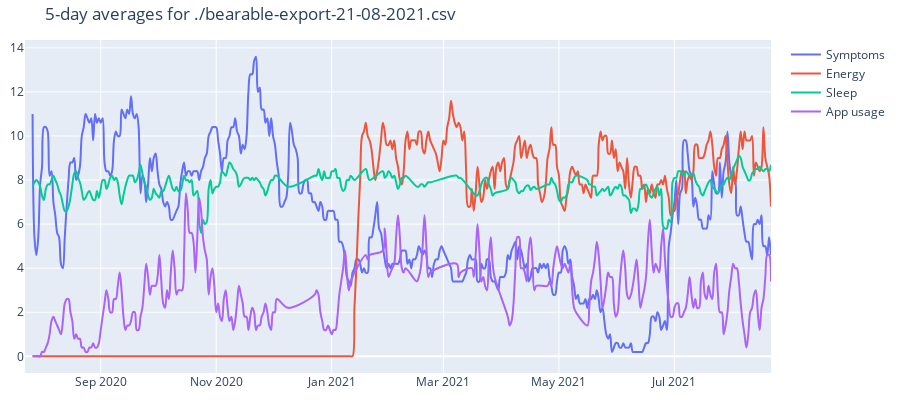

This figure's notebook cell:
### Code cell
fig_date = df_daily.date
fig_symp = df_daily.symptom_sum
fig_rolling = df_daily.symptom_avg
fig_energy = df_daily.energy_avg
fig_sleep = df_daily.sleep_avg
fig_app_usage = df_daily.app_usage
fig_app_usage_avg = df_daily.app_usage_avg
fig_notes = df_daily.notes

# print(df_daily)
# print(df_daily.loc[(df_daily['date'] == '2020-10-08')].index[0])

fig = go.Figure()
# fig.add_trace(go.Scatter(x=df_daily.date, y=fig_symp,
#                     mode='lines+text',
#                     name='Symptom score',
#                     line_shape='spline'
#                     # text=fig_notes
#                     ))
fig.add_trace(go.Scatter(x=df_daily.date, y=fig_rolling,
                    mode='lines',
                    name='Symptoms',
                    line_shape='spline'))
fig.add_trace(go.Scatter(x=df_daily.date, y=fig_energy,
                    mode='lines',
                    name='Energy',
                    line_shape='spline'))
fig.add_trace(go.Scatter(x=df_daily.date, y=fig_sleep,
                    mode='lines',
                    name='Sleep',
                    line_shape='spline',
                    connectgaps=True))
fig.add_trace(go.Scatter(x=df_daily.date, y=fig_app_usage_avg,
                    mode='lines',
                    name='App usage',
                    line_shape='spline',
                    connectgaps=True))
fig.update_layout(
    width=900,
    height=400,
    autosize=False,
    margin=dict(t=40, b=10, l=10, r=10),
    template="plotly",
    title='5-day averages for '+filename)
fig.show()

### Figure 1 — Plotly figure (JSON) as saved in the notebook; plotly's stock layout.template omitted (floating-point values rounded to 4 significant figures; data arrays with more than 128 entries replaced by an {"elided": "..."} marker saying what was removed)
{"data": [{"line": {"shape": "spline"}, "mode": "lines", "name": "Symptoms", "type": "scatter", "x": {"elided": "395 str values"}, "y": {"elided": "395 float values"}}, {"line": {"shape": "spline"}, "mode": "lines", "name": "Energy", "type": "scatter", "x": {"elided": "395 str values"}, "y": {"elided": "395 float values"}}, {"connectgaps": true, "line": {"shape": "spline"}, "mode": "lines", "name": "Sleep", "type": "scatter", "x": {"elided": "395 str values"}, "y": {"elided": "395 float values"}}, {"connectgaps": true, "line": {"shape": "spline"}, "mode": "lines", "name": "App usage", "type": "scatter", "x": {"elided": "395 str values"}, "y": {"elided": "395 float values"}}], "layout": {"autosize": false, "height": 400, "margin": {"b": 10, "l": 10, "r": 10, "t": 40}, "title": {"text": "5-day averages for ./bearable-export-21-08-2021.csv"}, "width": 900}}
